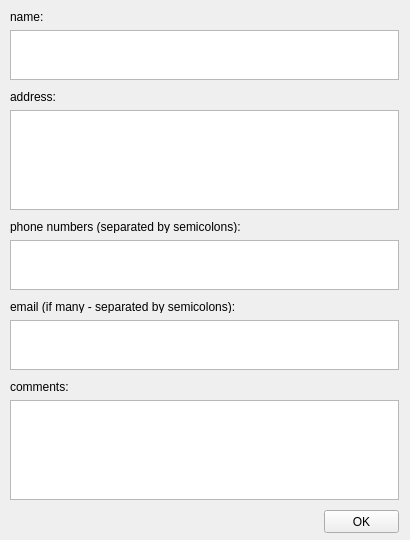
<?xml version="1.0" encoding="UTF-8"?>
<ui version="4.0">
 <class>Contact_edit_Form</class>
 <widget class="QWidget" name="Contact_edit_Form">
  <property name="geometry">
   <rect>
    <x>0</x>
    <y>0</y>
    <width>410</width>
    <height>540</height>
   </rect>
  </property>
  <property name="sizePolicy">
   <sizepolicy hsizetype="Fixed" vsizetype="Fixed">
    <horstretch>0</horstretch>
    <verstretch>0</verstretch>
   </sizepolicy>
  </property>
  <property name="minimumSize">
   <size>
    <width>410</width>
    <height>540</height>
   </size>
  </property>
  <property name="maximumSize">
   <size>
    <width>410</width>
    <height>540</height>
   </size>
  </property>
  <property name="windowTitle">
   <string notr="true">Contact edit</string>
  </property>
  <widget class="QWidget" name="centralwidget" native="true">
   <property name="geometry">
    <rect>
     <x>0</x>
     <y>0</y>
     <width>409</width>
     <height>510</height>
    </rect>
   </property>
   <widget class="QTextEdit" name="Name_textEdit">
    <property name="geometry">
     <rect>
      <x>10</x>
      <y>30</y>
      <width>389</width>
      <height>50</height>
     </rect>
    </property>
    <property name="readOnly">
     <bool>false</bool>
    </property>
    <property name="textInteractionFlags">
     <set>Qt::TextEditorInteraction</set>
    </property>
   </widget>
   <widget class="QLabel" name="label">
    <property name="geometry">
     <rect>
      <x>10</x>
      <y>10</y>
      <width>47</width>
      <height>13</height>
     </rect>
    </property>
    <property name="text">
     <string notr="true">name:</string>
    </property>
   </widget>
   <widget class="QLabel" name="label_2">
    <property name="geometry">
     <rect>
      <x>10</x>
      <y>90</y>
      <width>47</width>
      <height>13</height>
     </rect>
    </property>
    <property name="text">
     <string notr="true">address:</string>
    </property>
   </widget>
   <widget class="QTextEdit" name="Address_textEdit">
    <property name="geometry">
     <rect>
      <x>10</x>
      <y>110</y>
      <width>389</width>
      <height>100</height>
     </rect>
    </property>
    <property name="readOnly">
     <bool>false</bool>
    </property>
    <property name="textInteractionFlags">
     <set>Qt::TextEditorInteraction</set>
    </property>
   </widget>
   <widget class="QLabel" name="label_3">
    <property name="geometry">
     <rect>
      <x>10</x>
      <y>220</y>
      <width>250</width>
      <height>13</height>
     </rect>
    </property>
    <property name="text">
     <string notr="true">phone numbers (separated by semicolons):</string>
    </property>
   </widget>
   <widget class="QTextEdit" name="Phone_numbers_textEdit">
    <property name="geometry">
     <rect>
      <x>10</x>
      <y>240</y>
      <width>389</width>
      <height>50</height>
     </rect>
    </property>
    <property name="readOnly">
     <bool>false</bool>
    </property>
    <property name="textInteractionFlags">
     <set>Qt::TextEditorInteraction</set>
    </property>
   </widget>
   <widget class="QLabel" name="label_4">
    <property name="geometry">
     <rect>
      <x>10</x>
      <y>300</y>
      <width>250</width>
      <height>13</height>
     </rect>
    </property>
    <property name="text">
     <string notr="true">email (if many - separated by semicolons):</string>
    </property>
   </widget>
   <widget class="QTextEdit" name="Email_textEdit">
    <property name="geometry">
     <rect>
      <x>10</x>
      <y>320</y>
      <width>389</width>
      <height>50</height>
     </rect>
    </property>
    <property name="readOnly">
     <bool>false</bool>
    </property>
    <property name="textInteractionFlags">
     <set>Qt::TextEditorInteraction</set>
    </property>
   </widget>
   <widget class="QLabel" name="label_5">
    <property name="geometry">
     <rect>
      <x>10</x>
      <y>380</y>
      <width>70</width>
      <height>13</height>
     </rect>
    </property>
    <property name="text">
     <string notr="true">comments:</string>
    </property>
   </widget>
   <widget class="QTextEdit" name="Comments_textEdit">
    <property name="geometry">
     <rect>
      <x>10</x>
      <y>400</y>
      <width>389</width>
      <height>100</height>
     </rect>
    </property>
    <property name="readOnly">
     <bool>false</bool>
    </property>
    <property name="textInteractionFlags">
     <set>Qt::TextEditorInteraction</set>
    </property>
   </widget>
  </widget>
  <widget class="QPushButton" name="OK_pushButton">
   <property name="geometry">
    <rect>
     <x>324</x>
     <y>510</y>
     <width>75</width>
     <height>23</height>
    </rect>
   </property>
   <property name="text">
    <string notr="true">OK</string>
   </property>
  </widget>
 </widget>
 <resources/>
 <connections/>
</ui>
